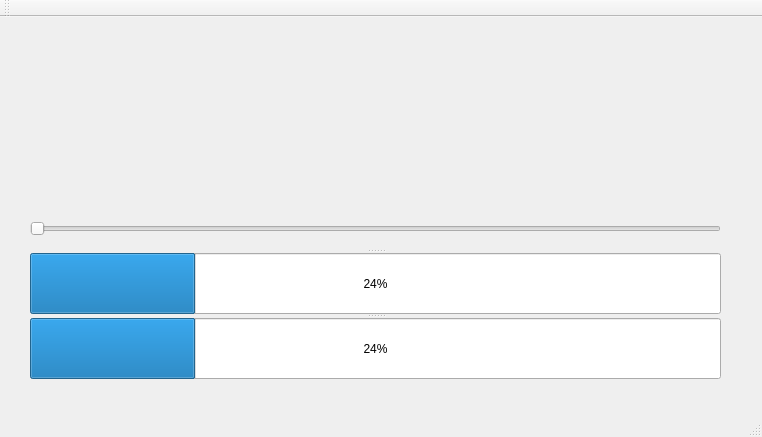
<?xml version="1.0" encoding="UTF-8"?>
<ui version="4.0">
 <class>MainWindow</class>
 <widget class="QMainWindow" name="MainWindow">
  <property name="geometry">
   <rect>
    <x>0</x>
    <y>0</y>
    <width>762</width>
    <height>437</height>
   </rect>
  </property>
  <property name="windowTitle">
   <string>MainWindow</string>
  </property>
  <widget class="QWidget" name="centralWidget">
   <widget class="QSplitter" name="splitter">
    <property name="geometry">
     <rect>
      <x>30</x>
      <y>191</y>
      <width>691</width>
      <height>171</height>
     </rect>
    </property>
    <property name="orientation">
     <enum>Qt::Vertical</enum>
    </property>
    <widget class="QSlider" name="horizontalSlider">
     <property name="orientation">
      <enum>Qt::Horizontal</enum>
     </property>
    </widget>
    <widget class="QProgressBar" name="progressBar_2">
     <property name="value">
      <number>24</number>
     </property>
    </widget>
    <widget class="QProgressBar" name="progressBar">
     <property name="value">
      <number>24</number>
     </property>
    </widget>
   </widget>
  </widget>
  <widget class="QMenuBar" name="menuBar">
   <property name="geometry">
    <rect>
     <x>0</x>
     <y>0</y>
     <width>762</width>
     <height>22</height>
    </rect>
   </property>
  </widget>
  <widget class="QToolBar" name="mainToolBar">
   <attribute name="toolBarArea">
    <enum>TopToolBarArea</enum>
   </attribute>
   <attribute name="toolBarBreak">
    <bool>false</bool>
   </attribute>
  </widget>
  <widget class="QStatusBar" name="statusBar"/>
 </widget>
 <layoutdefault spacing="6" margin="11"/>
 <resources/>
 <connections>
  <connection>
   <sender>horizontalSlider</sender>
   <signal>valueChanged(int)</signal>
   <receiver>progressBar_2</receiver>
   <slot>setValue(int)</slot>
   <hints>
    <hint type="sourcelabel">
     <x>304</x>
     <y>247</y>
    </hint>
    <hint type="destinationlabel">
     <x>373</x>
     <y>329</y>
    </hint>
   </hints>
  </connection>
  <connection>
   <sender>horizontalSlider</sender>
   <signal>valueChanged(int)</signal>
   <receiver>progressBar</receiver>
   <slot>setValue(int)</slot>
   <hints>
    <hint type="sourcelabel">
     <x>496</x>
     <y>263</y>
    </hint>
    <hint type="destinationlabel">
     <x>484</x>
     <y>370</y>
    </hint>
   </hints>
  </connection>
 </connections>
</ui>
